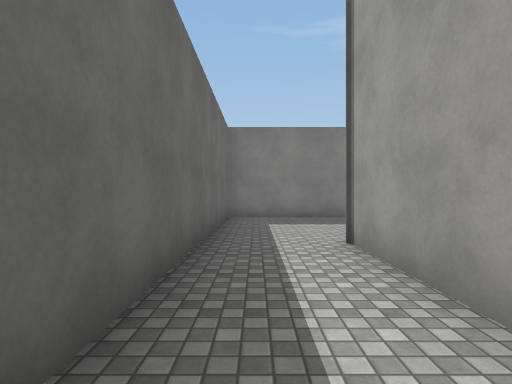
View 1 (above)

22 first-person views from a walk through a Unity game level. The camera is 1.4 m above the floor, looks level and sees 80° across. The floor is counted in squares, 2 m on a side. Each view is taken from the middle of a square. On the plan, view 1 faces up. The plan holds only what a view shows up to about 10 squares ahead; the rest is blank. The place goes on beyond the plan. The player is left out. Door leaves are left out, so doorways stand open. Surface patterns are stand-ins for the level's own textures.

View 2
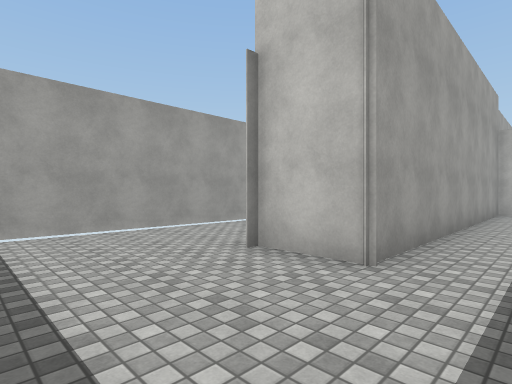

View 3
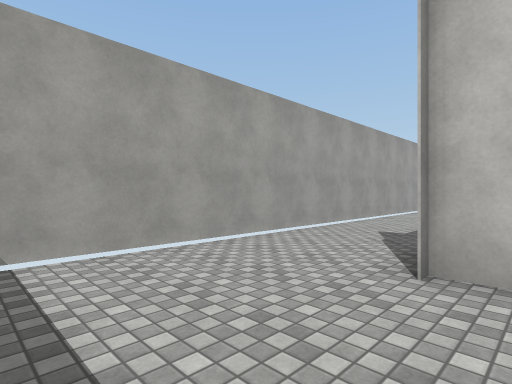

View 4
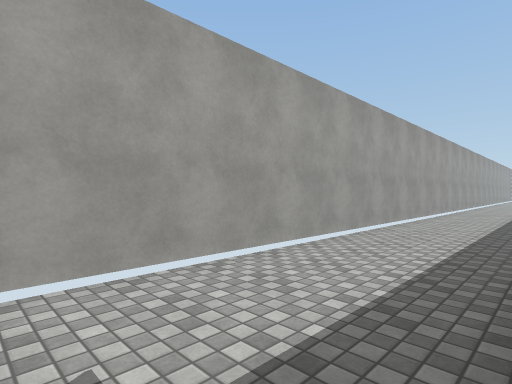

View 5
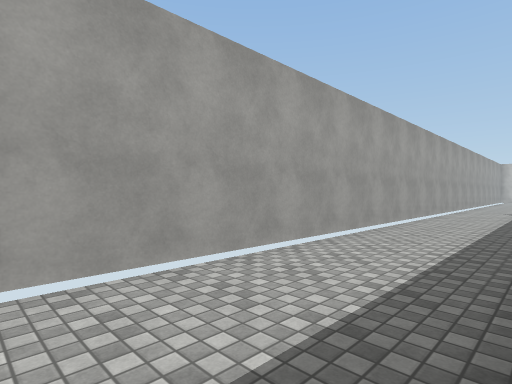

View 6
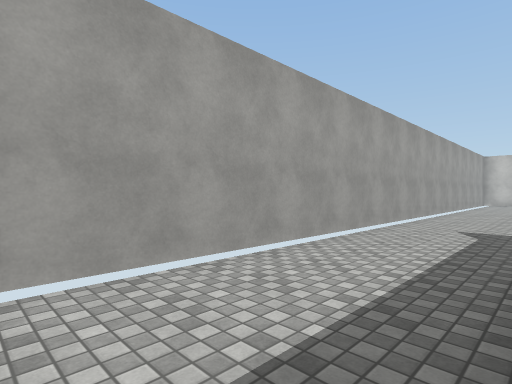

View 7
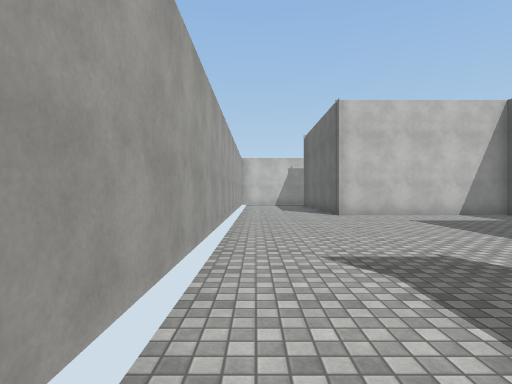

View 8
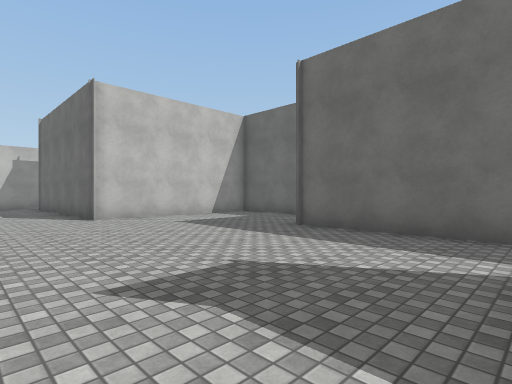

View 9
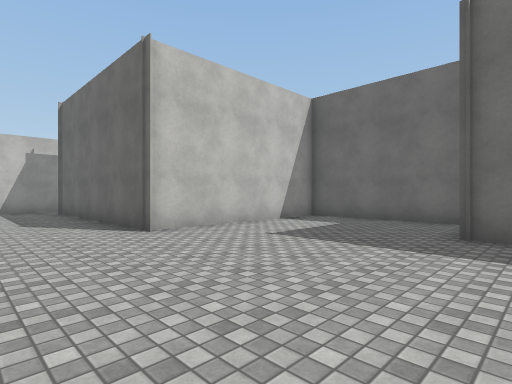

View 10
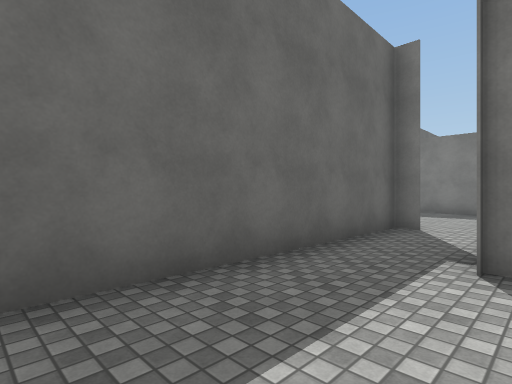

View 11
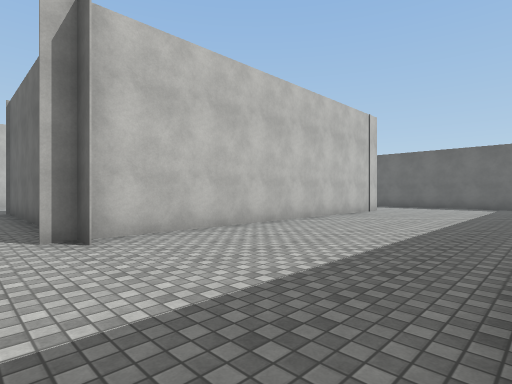

View 12
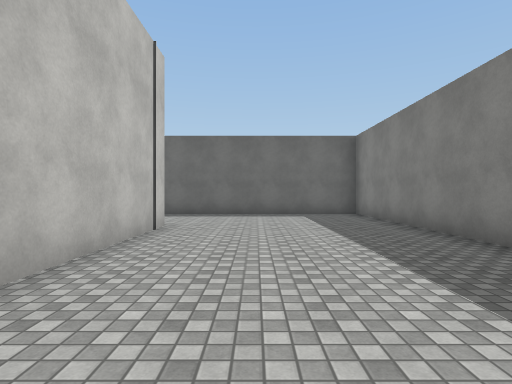

View 13
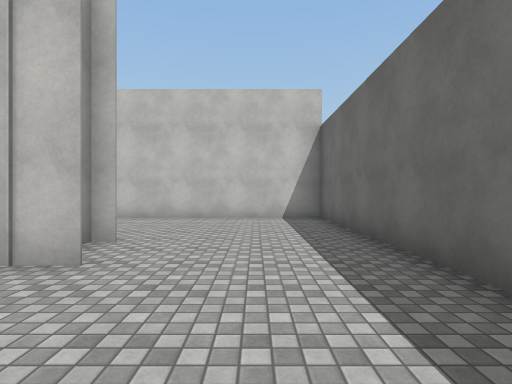

View 14
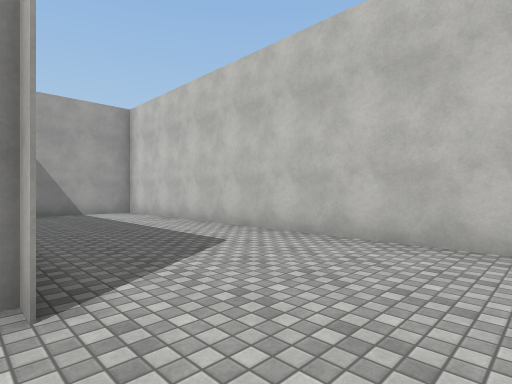

View 15
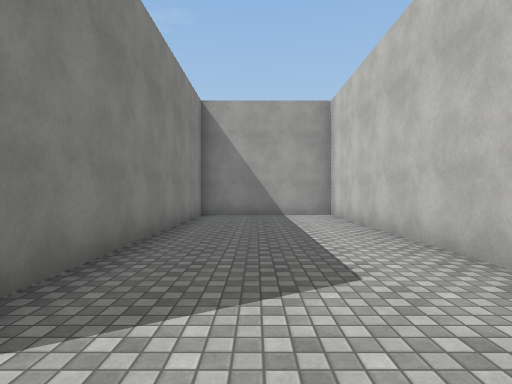

View 16
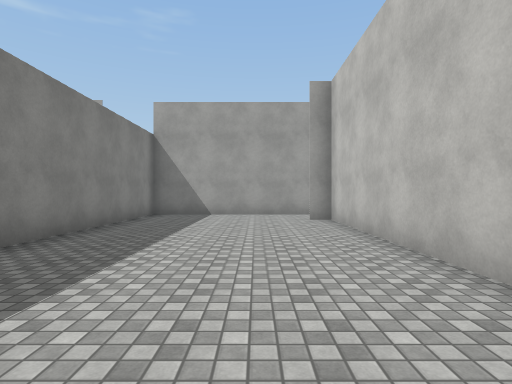

View 17
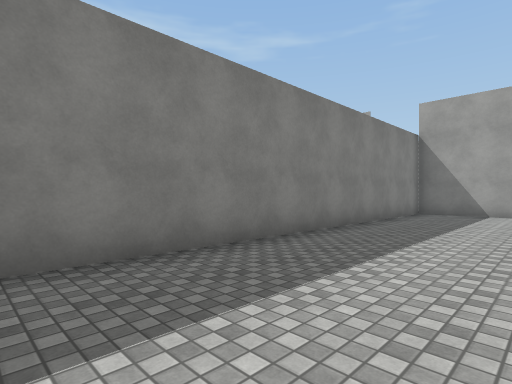

View 18
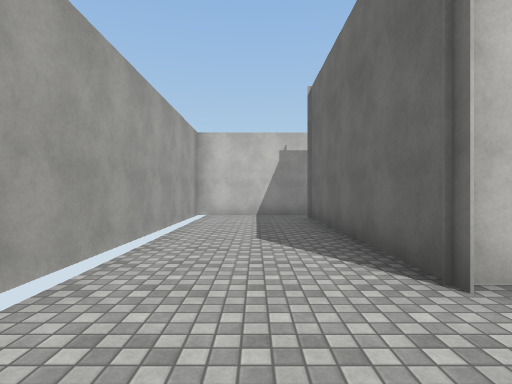

View 19
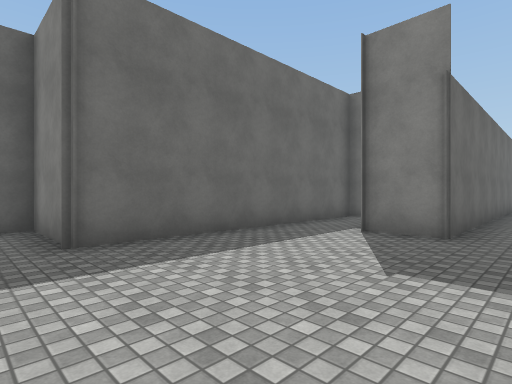

View 20
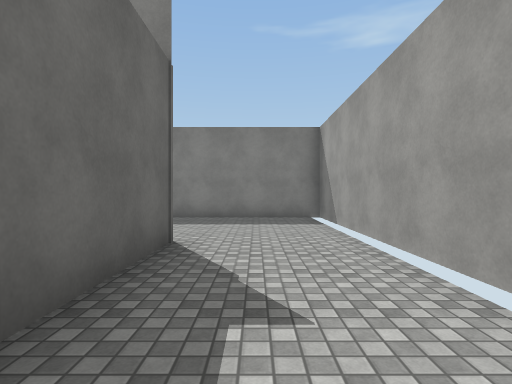

View 21
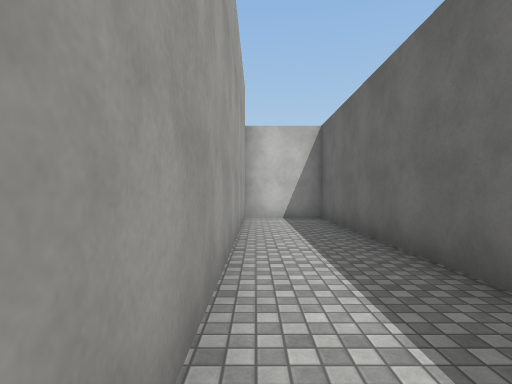

View 22
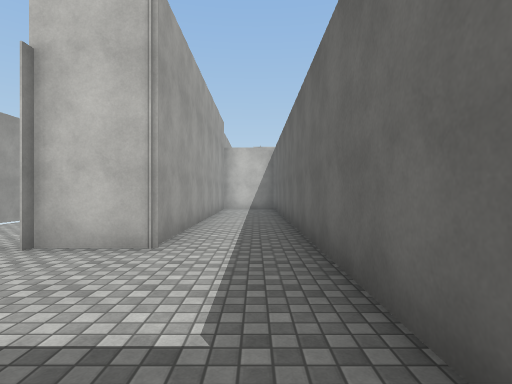

### Floor plan
Ten units are one square. View 1 is at (0, 0); x grows to the right and y downward. Boxes are objects, and circles mark ways between rooms. Rooms are numbered by the first view taken in them; rooms with no view inside come last. Other rooms are left out.
<svg viewBox="-143 -89 206 386">
<path fill="none" stroke="#000" d="M2 109 -3 109M-3 102 -3 179 -27 179 -27 223 26 223M28 61 28 138 15 138M58 214 58 -84 -8 -84 -8 43 13 43 13 -42 28 -42 28 -14M25 220 25 281M29 -42 11 -42M24 292 58 292 58 220M-104 109 2 109M-97 123 -97 108M-3 109 -3 102M15 108 15 58 -138 58 -138 163 -17 163 -17 123 -90 123"/>
<circle cx="10" cy="110" r="3" fill="#2a7"/>
<text x="30" y="100">1</text>
<text x="-70" y="100">2</text>
</svg>
Room 1 opens to room 2.

Where each view was taken, in squares from view 1:
view 1: 0 up, 0 right, facing up
view 2: 7 up, 0 right, facing down-right
view 3: 7 up, 2 right, facing down-right
view 4: 2 up, 3 right, facing down-right
view 5: 4 down, 3 right, facing down-right
view 6: 10 down, 3 right, facing down-right
view 7: 13 down, 5 right, facing down
view 8: 14 down, 5 right, facing down-left
view 9: 17 down, 5 right, facing down-left
view 10: 17 down, 2 right, facing up-left
view 11: 6 down, 1 right, facing down-left
view 12: 9 down, 4 left, facing left
view 13: 8 down, 12 left, facing down
view 14: 12 down, 12 left, facing down-right
view 15: 14 down, 11 left, facing right
view 16: 9 down, 8 left, facing right
view 17: 9 down, 9 left, facing up-right
view 18: 20 down, 4 right, facing down
view 19: 19 down, 4 right, facing up-left
view 20: 0 up, 4 right, facing up
view 21: 4 up, 1 right, facing down
view 22: 8 up, 0 right, facing down
